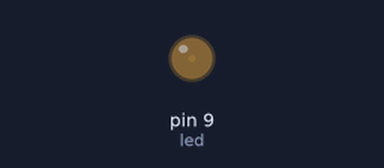
The sketch below on a simulated Arduino Uno, built with avr-gcc and run on an emulated ATmega328P. On the bench: output pins drawn as LEDs (lit = HIGH).

Above: at 0.05 s.
At 0.95 s:
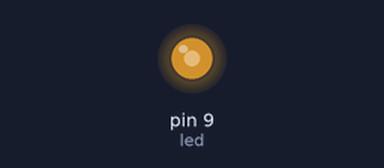
At 1.4 s:
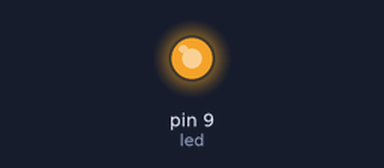
At 2.75 s:
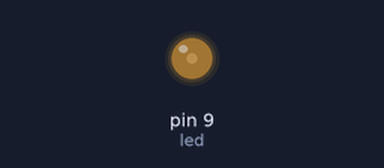
Timing chart, 0 to 7.0 s (numbered marks = the images above):
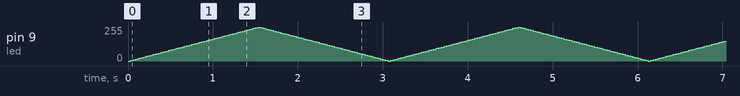

The sketch:

5.ino
```cpp
int led = 9;   // pino PWM
int brilho = 0;
int passo = 5; // variação de brilho

void setup() {
  pinMode(led, OUTPUT);
}

void loop() {
  // Ajusta brilho com PWM (0 = apagado, 255 = máximo)
  analogWrite(led, brilho);

  // Incrementa ou decrementa
  brilho += passo;

  // Inverte direção quando chegar no limite
  if (brilho <= 0 || brilho >= 255) {
    passo = -passo;
  }

  delay(30); // controla a velocidade do efeito
}
```
